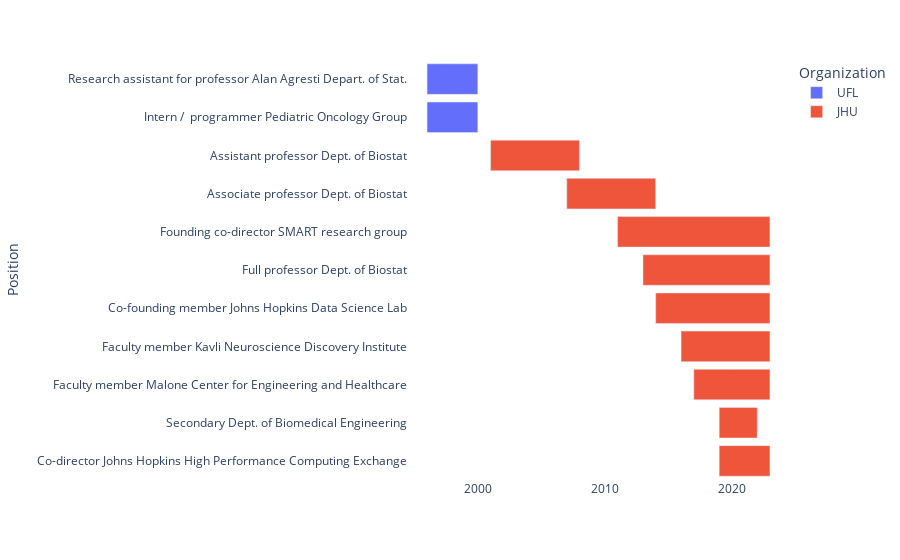

This figure's notebook cell:
### Markdown cell above
## Professional experience
Relevant professional experience.

### Code cell
profExp = pd.read_csv("profExp.txt", delimiter="|")
profExp['Start'] = pd.to_datetime("01/01/"+profExp['Start'].astype(str))
profExp['End'] = pd.to_datetime("12/31/"+profExp['End'].astype(str))
profExp = profExp.sort_values(by = ['Start', 'End'])
profExp = profExp.assign(Position=profExp['Title']+" "+profExp['Place'])  
    
    
fig = px.timeline(profExp, x_start="Start", x_end="End", 
                  y='Position', 
                  color="Organization",
                  height=400)

fig = fig.update_layout({
    'plot_bgcolor' : 'rgba(0, 0, 0, 0)',
    'paper_bgcolor' : 'rgba(0, 0, 0, 0)'})


fig.update_yaxes(autorange="reversed")

fig.show()

### Figure 1 — Plotly figure (JSON) as saved in the notebook; plotly's stock layout.template omitted (floating-point values rounded to 4 significant figures)
{"data": [{"alignmentgroup": "True", "base": ["1996-01-01T00:00:00", "1996-01-01T00:00:00"], "hovertemplate": "Organization=UFL<br>Start=%{base}<br>End=%{x}<br>Position=%{y}<extra></extra>", "legendgroup": "UFL", "marker": {"color": "#636efa"}, "name": "UFL", "offsetgroup": "UFL", "orientation": "h", "showlegend": true, "textposition": "auto", "type": "bar", "x": [126144000000, 126144000000], "xaxis": "x", "y": ["Research assistant for professor Alan Agresti Depart. of Stat.", " Intern /  programmer Pediatric Oncology Group"], "yaxis": "y"}, {"alignmentgroup": "True", "base": ["2001-01-01T00:00:00", "2007-01-01T00:00:00", "2011-01-01T00:00:00", "2013-01-01T00:00:00", "2014-01-01T00:00:00", "2016-01-01T00:00:00", "2017-01-01T00:00:00", "2019-01-01T00:00:00", "2019-01-01T00:00:00"], "hovertemplate": "Organization=JHU<br>Start=%{base}<br>End=%{x}<br>Position=%{y}<extra></extra>", "legendgroup": "JHU", "marker": {"color": "#EF553B"}, "name": "JHU", "offsetgroup": "JHU", "orientation": "h", "showlegend": true, "textposition": "auto", "type": "bar", "x": [220752000000, 220838400000, 378604800000, 315446400000, 283910400000, 220838400000, 189216000000, 94608000000, 126144000000], "xaxis": "x", "y": ["Assistant professor Dept. of Biostat", "Associate professor Dept. of Biostat", "Founding co-director SMART research group", "Full professor Dept. of Biostat", "Co-founding member Johns Hopkins Data Science Lab", "Faculty member Kavli Neuroscience Discovery Institute", "Faculty member Malone Center for Engineering and Healthcare", "Secondary Dept. of Biomedical Engineering", "Co-director Johns Hopkins High Performance Computing Exchange"], "yaxis": "y"}], "layout": {"autosize": true, "barmode": "overlay", "legend": {"title": {"text": "Organization"}, "tracegroupgap": 0}, "margin": {"t": 60}, "paper_bgcolor": "rgba(0, 0, 0, 0)", "plot_bgcolor": "rgba(0, 0, 0, 0)", "xaxis": {"anchor": "y", "autorange": true, "domain": [0, 1], "range": ["1994-07-02 04:00", "2024-06-30 20:00"], "type": "date"}, "yaxis": {"anchor": "x", "autorange": true, "domain": [0, 1], "range": [10.5, -0.5], "title": {"text": "Position"}, "type": "category"}}}
